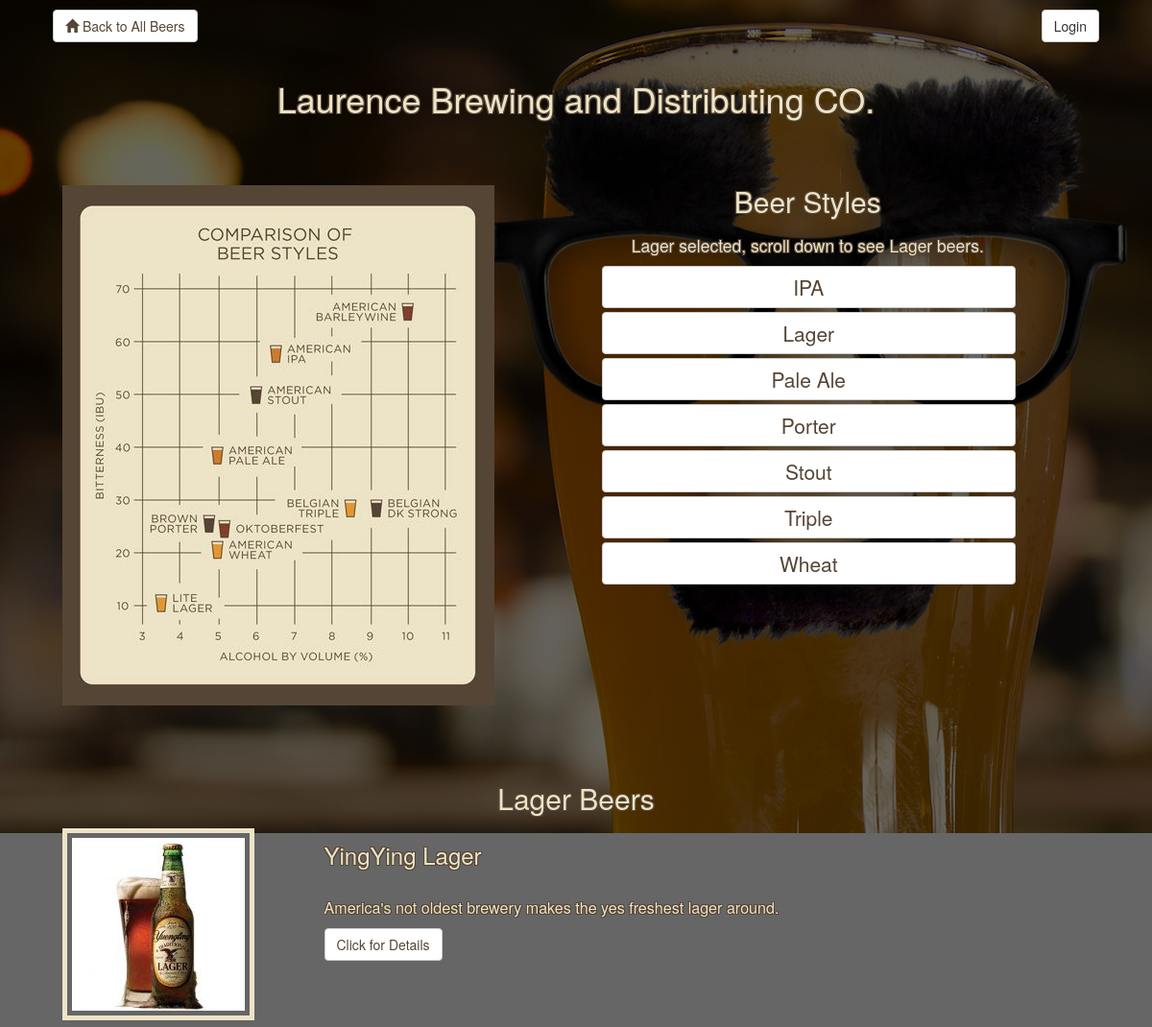
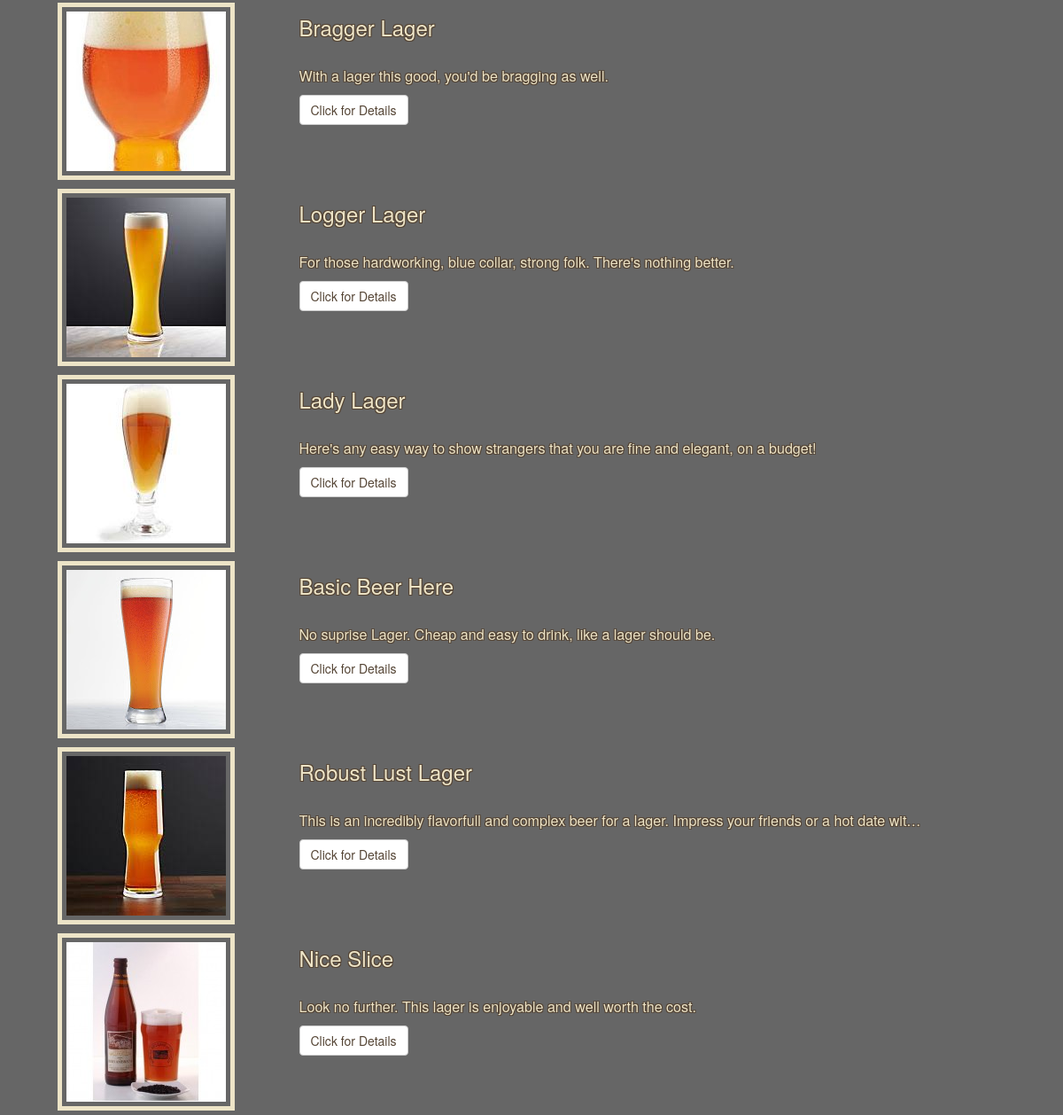
Page /beers?category_id=2 on the committed database (2 pictures, top to bottom).
### database_setup.py (models this page shows, shortened)
class Category(Base):
    __tablename__ = 'categories'
    id = Column(Integer, primary_key=True)
    name = Column(String(250), nullable=False)

class Item(Base):
    __tablename__ = 'items'
    id = Column(Integer, primary_key=True)
    name = Column(String(50), nullable=False)
    description = Column(String(500))
    picture_path = Column(String(250))
    price = Column(String(10))
    ibu = Column(String(3))
    abv = Column(String(3))
    category_id = Column(Integer, ForeignKey('categories.id'))
    category = relationship(Category)
    user_id = Column(Integer, ForeignKey('users.id'))
    user = relationship(User)

### main.py (the view)
@app.route('/') # GET - Landing page, directs routes to /beer
@app.route('/beers') # GET - List of all beer
def showAllBeers():
    username = currentUserName()
    categories = session.query(Category).order_by(asc(Category.name))
    query = session.query(Item)
    category_id_filter = request.args.get('category_id')
    category_name = None
    if category_id_filter is not None:
        query = query.filter(Item.category_id == int(category_id_filter))
        category_name = session.query(Category).filter(Category.id == int(category_id_filter)).first().name
    print (query)
    items = query.all()
    print (login_session)
    return render_template('showAllBeers.html', categories=categories, items=items,
                            Item=Item, category_name=category_name, isLoggedIn=isLoggedIn(),
                            isOwner=isOwner, username=username, currentUserName=currentUserName())

### main.py (called while the page is built)
def currentUser():
    return login_session.get('user')

def currentUserName():
    if isLoggedIn():
        return currentUser().get('username')

def isLoggedIn():
    return bool(currentUser())

### templates/showAllBeers.html (shortened to what this page needs)
{% extends "main.html" %}
{% block content %}
{% include "header.html" %}
    <h1>Laurence Brewing and Distributing CO.</h1>
    <br>
    <br>
    <div class=" col-md-12 header">
        <div class="col-md-6 all_image">
            <img src="../static/images/ibu_vs_abv.jpeg" alt="Image of a graph of IBU (bitterness) vs. ABV (alcohol content)." style="border: none;">
        </div>
        <div class=" col-md-5 beer_categories">
        <h2>Beer Styles</h2>
        <div class="col-md-12 current_style">
            {% if category_name %}
                <h4>{{category_name}} selected, scroll down to see {{category_name}} beers.</h4>
            {% else %}
                <h4>No style selected, scroll down to see all beers. Select a beer style to see beers of that style only.</h4>
            {% endif %}
        </div>
        {% for category in categories %}
            <div class="col-md-12 btn-group btn-group-justified">
                <a href="/beers?category_id={{category.id}}" class="btn btn-default">{{category.name}}</a>
            </div>
        {% endfor %}
        </div>
    </div>
    <br>
    <div class="col-md-12 current_style">
        {% if category_name %}
            <h2>{{category_name}} Beers</h2>
        {% else %}
            <h2>All Beers</h2>
        {% endif %}
    </div>
    {% for item in items %}
    <div class="col-md-12 list_of_beers">
        <div class="col-md-3">
            <img src="{{item.picture_path}}" alt="Image of a Beer.">
        </div>
        <div class="col-md-8">
            <h3>{{item.name}}</h3>
            <br>
            <p class="truncate">{{item.description}}</p>
            <a href="{{url_for('showSpecificBeer', item_id = item.id)}}"><p class="btn btn-default">Click for Details</p></a>
            <br>
        </div>
    </div>
    {% endfor %}
{% endblock %}

### static/styles.css (style rules this page uses)
body { background-image: linear-gradient(to bottom, rgba(0,0,0,0.6) 0%,rgba(0,0,0,0.6) 100%), url(../static/images/groucho_beer_2.jpg); background-repeat: no-repeat; background-attachment: fixed; }
h1, h2 { text-align: center; color: #ede4c7; text-shadow: -1.15px -1.15px 0 #554535, 1.15px -1.15px 0 #554535, -1.15px 1.15px 0 #554535, 1.15px 1.15px 0 #554535; }
h3, h4, p, a { color: #ede4c7; text-shadow: -1px -1px 0 #554535, 1px -1px 0 #554535, -1px 1px 0 #554535, 1px 1px 0 #554535; }
p, a { font-size: 1.15em; }
img { max-width: 100%; max-height: 100%; padding: 5px; margin: 5px; border: 5px solid #ede4c7; }
a.btn { color: #554535; text-shadow: none; }
p.btn { color: #554535; text-shadow: none; }
.beer_categories h4 { text-align: center; font-size: 1.25em; }
.beer_categories a { text-align: center; font-size: 1.5em; }
.btn-group-justified { padding: 1px; margin: 1px; }
.all_image { padding: 5px; margin: 5px; }
.current_style h2 { padding-top: 30px; margin-top: 30px; }
.truncate { max-height: 80px; max-width: 250ch; white-space: nowrap; overflow: hidden; text-overflow: ellipsis; }

### rows in the picture
Category: name "Lager"
Category: name "IPA"
Category: name "Pale Ale"
Category: name "Porter"
Category: name "Stout"
Category: name "Triple"
Category: name "Wheat"
Item: picture_path (picture), name "YingYing Lager", description "America's not oldest brewery makes the yes freshest lager around."
Item: picture_path (picture), name "Bragger Lager", description "With a lager this good, you'd be bragging as well."
Item: picture_path (picture), name "Logger Lager", description "For those hardworking, blue collar, strong folk. There's nothing better."
Item: picture_path (picture), name "Lady Lager", description "Here's any easy way to show strangers that you are fine and elegant, on a budget!"
Item: picture_path (picture), name "Basic Beer Here", description "No suprise Lager. Cheap and easy to drink, like a lager should be."
Item: picture_path (picture), name "Robust Lust Lager", description "This is an incredibly flavorfull and complex beer for a lager. Impress your friends or a hot date wit…"
Item: picture_path (picture), name "Nice Slice", description "Look no further. This lager is enjoyable and well worth the cost."
